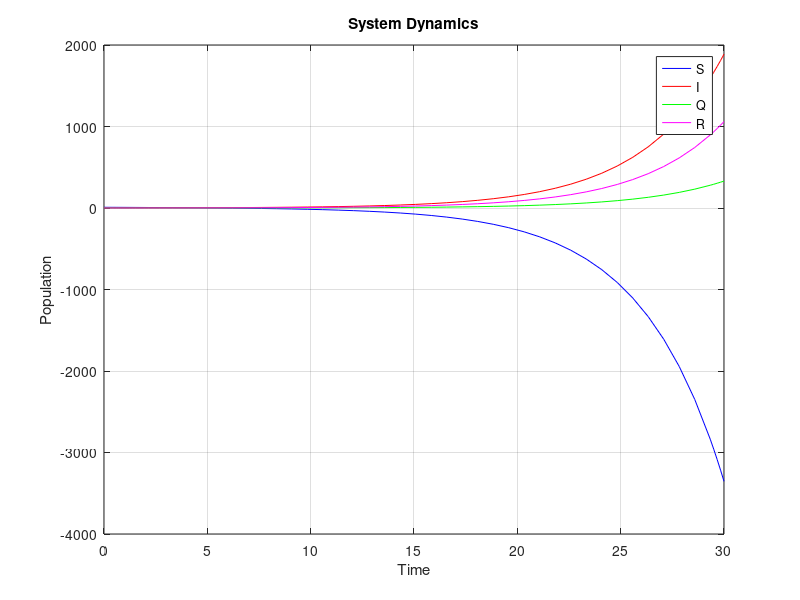

Recreate this plot in MATLAB.
function main()
    % Parâmetros do sistema
    mu = 0.02;%0.00563;
%v = 10;
alpha = 0.2; %0.1606; %para R0=3.1;
Delta = 0.2;% 1.7671e-05;
gamma =0.1;% 0.0702;
eta = 0.2;
epsilon = 0.1;%0.034;
rho = 0.3;%0.0773;

    % Condições iniciais
    S0 = 9;
    I0 = 1;
    Q0 = 0;
    R0 = 0;

    % Tempo final
    T = 30;

    % Parâmetros do custo
    a1 = 1/2;
    a2 = 1/2;

    % Resolvendo as EDOs
    tspan = [0 T];
    y0 = [S0; I0; Q0; R0];
    [t, y] = ode45(@(t,y) ode_system(t, y, Delta, alpha, gamma, eta, epsilon, rho, mu, @control_function), tspan, y0);

    % Calculando o controle ótimo
    options = optimset('Display', 'off');
    v_opt = fminbnd(@(v) cost_function(t, y, v, a1, a2), -1, 1, options);

    % Exibindo o resultado
    disp(['Controle ótimo encontrado: v = ' num2str(v_opt)]);

    % Plotando as soluções
    figure;
    plot(t, y(:,1), 'b', t, y(:,2), 'r', t, y(:,3), 'g', t, y(:,4), 'm');
    legend('S', 'I', 'Q', 'R');
    xlabel('Time');
    ylabel('Population');
    title('System Dynamics');
    grid on
end

function dydt = ode_system(t, y, Delta, alpha, gamma, eta, epsilon, rho, mu, control_function)
    S = y(1);
    I = y(2);
    Q = y(3);
    R = y(4);

    v = control_function(t, y); % Obtendo o valor do controle
    dSdt = -(Delta*alpha/(mu+v) )* I - mu * S - v * S;
    dIdt = (Delta*alpha/(mu+v) )* I - (gamma + mu + eta) * I;
    dQdt = (eta - epsilon) * I - (rho + mu) * Q;
    dRdt = gamma * I + rho * Q - mu * R;

    dydt = [dSdt; dIdt; dQdt; dRdt];
end

function v = control_function(t, y)
    % Aqui você pode implementar a lógica para o controle ótimo
    % Por enquanto, retornamos um valor constante como exemplo
    v = 0.05;
                          
end

function cost = cost_function(t, y, v, a1, a2)
    S = y(:,1);
    I = y(:,2);

    cost_integrand = a1 * S.^2 + a2 * I.^2 + 0.5 * v.^2;
    cost = trapz(t, cost_integrand);
end